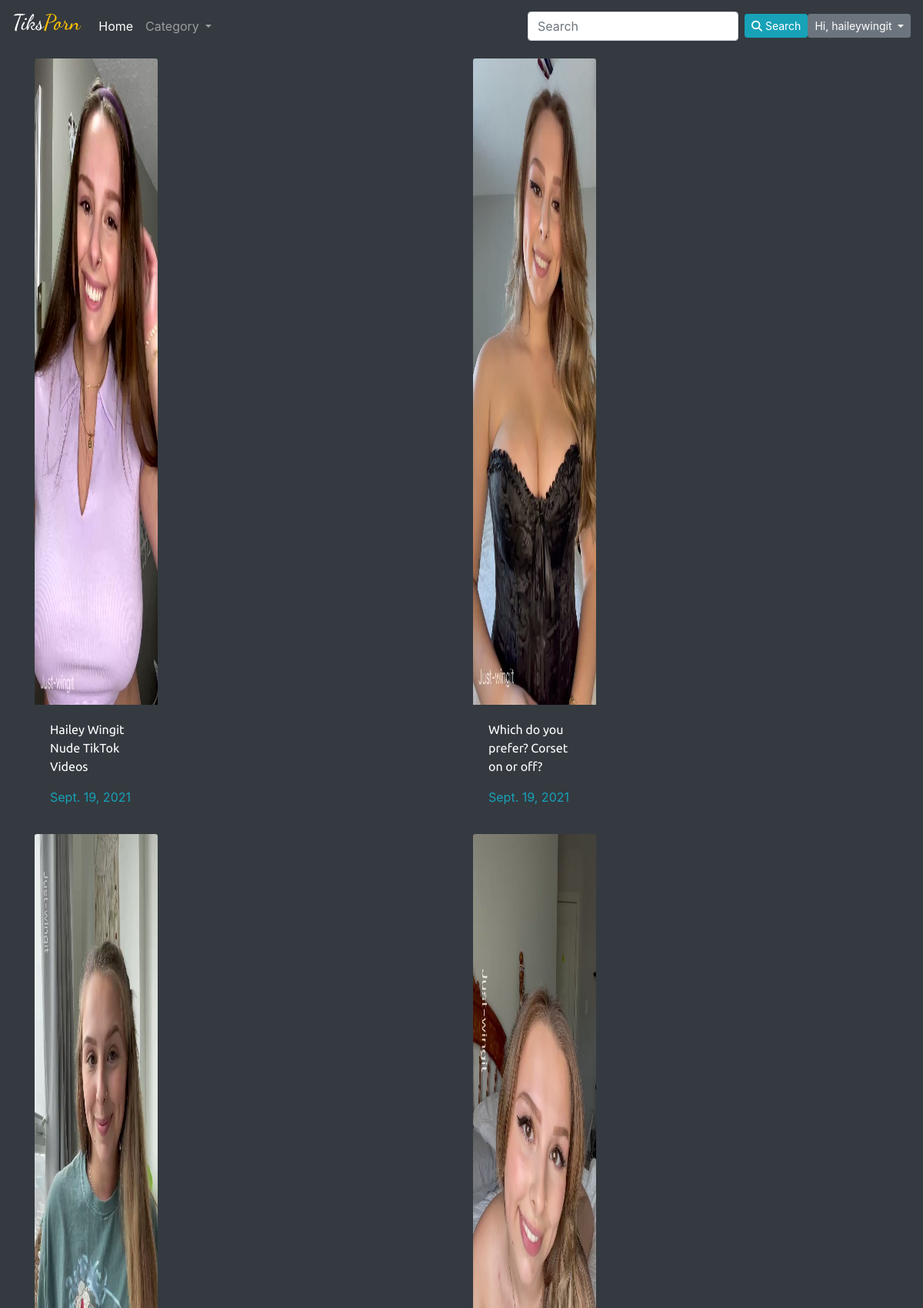
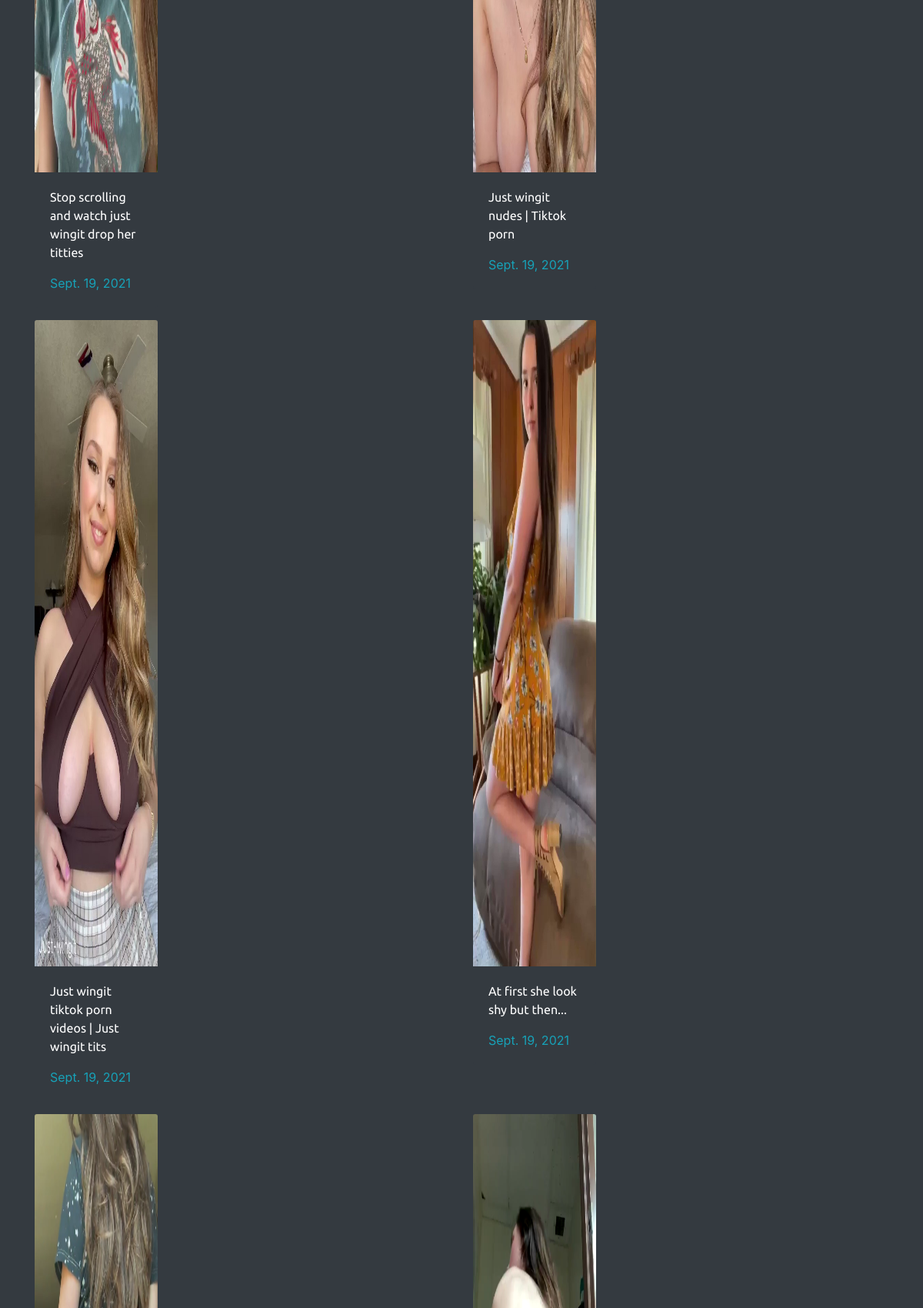
/ (signed in, upper part), run on the app's committed database (2 pictures, top to bottom).
### home/models.py (models this page shows, shortened)
class Video(models.Model):
	user = models.ForeignKey(User, on_delete=models.CASCADE)
	title = models.CharField(max_length=100)
	desc = models.TextField()
	video_file = models.FileField(upload_to='videos/')
	thumbnail = models.FileField(upload_to='videos/thumbnail/')
	pub_date = models.DateField(auto_now_add=True)
	tags = TaggableManager()
	likes = models.IntegerField(default=0)
	video_views = models.ManyToManyField(User, related_name='video_views')

### home/views.py (the view)
# urls.py: path('', index, name='home'),
def index(request):
	vids= Video.objects.all().order_by('-id')
	paginator= Paginator(vids,20)
	page_num=request.GET.get('page', 1)
	vids= paginator.page(page_num)
	context={'vids':vids}
	return render(request, 'home.html', context)

### templates/home.html (shortened to what this page needs)
{% extends 'base.html' %}
{% block body%}
  <div class="container">
    <div class="row">
   {% for vid in vids %}
   <div class="col-6">
  <div class="border-0 my-2 bg-dark card" style="width: 10rem;">
  <a href="{% url 'watch-video' vid.id %}"><img class="card-img-top" src="{{vid.thumbnail.url}}" alt="Card image cap"> </a>
  <div class="card-body">
    <a class="dn" href="{% url 'watch-video' vid.id %}"><p class="d text-white">{{vid.title}}</p></a>
    <div class="text-info">
    {{vid.pub_date}}
    </div>
  </div>
 </div>
   </div>
 {% endfor %}
    </div>
</div>
{% endblock %}

### templates/base.html (shortened to what this page needs)
<!doctype html>
<html lang="en">
{% load static %}
  <head>
    <link rel="stylesheet" href="https://stackpath.bootstrapcdn.com/bootstrap/4.3.1/css/bootstrap.min.css">
    <link href="https://unpkg.com/aos@2.3.1/dist/aos.css" rel="stylesheet">
  </head>
  <body class="bg-dark">
    <nav class="navbar navbar-expand-lg navbar-dark bg-dark">
  <a class="navbar-brand" href="{% url 'home' %}"><h3>Tiks<span class="text-warning">Porn</span> </h3></a>
  <div class="collapse navbar-collapse" id="navbarSupportedContent">
    <ul class="navbar-nav mr-auto">
      <li class="nav-item active">
        <a class="nav-link" href="{% url 'home' %}">Home <span class="sr-only">(current)</span></a>
      <li class="nav-item dropdown">
        <a class="nav-link dropdown-toggle" href="#" id="navbarDropdown" role="button" data-toggle="dropdown" aria-haspopup="true" aria-expanded="false">
          Category
        </a>
      </li>
    </ul>
    <form action="{% url 'search' %}" method="post" class="form-inline my-2 my-lg-0">
      <input class="form-control mr-sm-2" type="search" placeholder="Search" name="srch" required>
      <button class="btn btn-info btn-sm my-2 my-sm-0" type="submit"><i class="fa fa-search" aria-hidden="true"></i> Search</button>
    </form>
 {% if user.is_authenticated %}
 <div class="dropdown float-right">
  <button class="btn btn-secondary btn-sm dropdown-toggle" type="button" id="dropdownMenuButton" data-toggle="dropdown" aria-haspopup="true" aria-expanded="false">
    Hi, {{request.user}}
  </button>
</div>
 {% endif %}
</nav>
    {% block body %}
    {% endblock %}
  </body>
</html>

### data on the page
Video: thumbnail (picture), title "Hailey Wingit Nude TikTok Videos", pub_date "Sept. 19, 2021"
Video: thumbnail (picture), title "Which do you prefer? Corset on or off?", pub_date "Sept. 19, 2021"
Video: thumbnail (picture), title "Stop scrolling and watch just wingit drop her titties", pub_date "Sept. 19, 2021"
Video: thumbnail (picture), title "Just wingit nudes | Tiktok porn", pub_date "Sept. 19, 2021"
Video: thumbnail (picture), title "Just wingit tiktok porn videos | Just wingit tits", pub_date "Sept. 19, 2021"
Video: thumbnail (picture), title "At first she look shy but then...", pub_date "Sept. 19, 2021"
Video: thumbnail (picture)
Video: thumbnail (picture)

### other printed values
{{ request.user }} "haileywingit"
